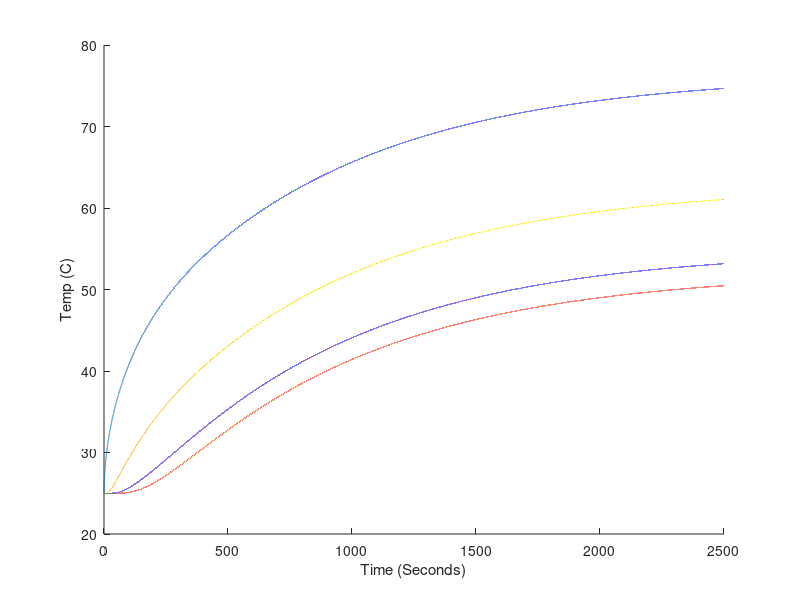

Recreate this plot in MATLAB. (Note: this script raises an error after producing the figure.)
%Number of steps
Nx = 60; %Number of steps in length
Nt = 100000; %Number of steps in time
t0 = 0; %Start time (s)
tf = 2500; %End time (s)
x0 = 0; %Start length (m)
xf = 0.3; %End length (m)

%Constants
kc = 8; %Convection coefficient of horizontal Al rod (W/(m^2K))
k = 160; %Constant of conductivity of Al (W/(mK))
a = 0.011; %Radius of the rod (m)
e = 1; %Emmisivity of sandblasted Al rod
SBc = 5.67e-8; %Stefan-Boltzmann constant (W/(m^2K^4))
Tamb = 298; %Ambient temperature (K)
Cp = 910; %Specific heat capacity of Al (J/(K kg))
rho = 2.7e3; %Density of Al (kg/m^3)

%Calculated numbers
dx = (xf - x0)/(Nx);
dt = (tf - t0)/(Nt);
dT_convec = @(Tx) (kc*2*(Tx-Tamb)*dt)/(Cp*rho*a); %Temperature change due to convection (K)
dT_rad = @(Tx) (e*SBc*2*(Tx.^4-Tamb^4)*dt)/(Cp*rho*a); %Temperature change due to radiation (K)
dT_convec_end = @(Tx) (kc*(Tx-Tamb)*dt)/(Cp*rho*dx);
dT_rad_end = @(Tx) (e*SBc*(Tx.^4-Tamb^4)*dt)/(Cp*rho*dx);
dT = @(P) (P * dt)/(Cp * pi*a^2*dx*rho); %Temperature change in chunk (K)

%==============
%= Simulation =
%==============

%Constants
Pinl = 12; %Power into the left side of the rod (W)

%Storage
T = zeros(Nx, Nt); %Array o temp over time, indices are (x,t)

%initial
T(:,1) = ones(Nx,1)*Tamb; %Set all temperatures to Tamb

for time = 1:Nt-1
    %power in to rod
    T(1,time+1)=T(1,time)+dT(Pinl);
    
    %temperature changes due to conduction
    %along rod
    T(2:Nx-1,time+1)=T(2:Nx-1,time)+(k/(Cp*rho))*((T(3:Nx,time)-2*T(2:Nx-1,time)+T(1:Nx-2,time))./dx^2)*dt;
    T(1,time+1) = T(1,time+1)+((k/(Cp*rho))*(T(2,time)-T(1,time+1))./dx^2)*dt;
    T(Nx,time+1) = T(Nx,time)-((k/(Cp*rho))*(T(Nx,time)-T(Nx-1,time))./dx^2)*dt;
    
    %temperature changes due to loss in convection and radiation
    %along rod
    T(1:Nx,time+1)=T(1:Nx,time+1) - dT_convec(T(1:Nx,time+1)) - dT_rad(T(1:Nx,time+1));
    
    %at cold and hot end of rod
    T(Nx,time+1)=T(Nx,time+1) - dT_convec_end(T(Nx,time+1)) - dT_rad_end(T(Nx,time+1));
end

timeSim = linspace(0,tf,Nt);

% for position = 1:Nx
%     plot(timeSim,(T(position,:)-273));
%     hold on;
% end

hold on;
plot(timeSim,(T(1,:)-273));
plot(timeSim,(T(Nx,:)-273));
plot(timeSim,(T(20,:)-273));
plot(timeSim,(T(40,:)-273));

xlabel('Time (Seconds)');
ylabel('Temp (C)');

timeDATA = timeDATA(1:size(T1, 2));
plot(timeDATA, T0, 'c', timeDATA, T1, 'y', timeDATA, T2, 'g', timeDATA, T3, 'r', timeDATA, T4, 'm')

hold off;
